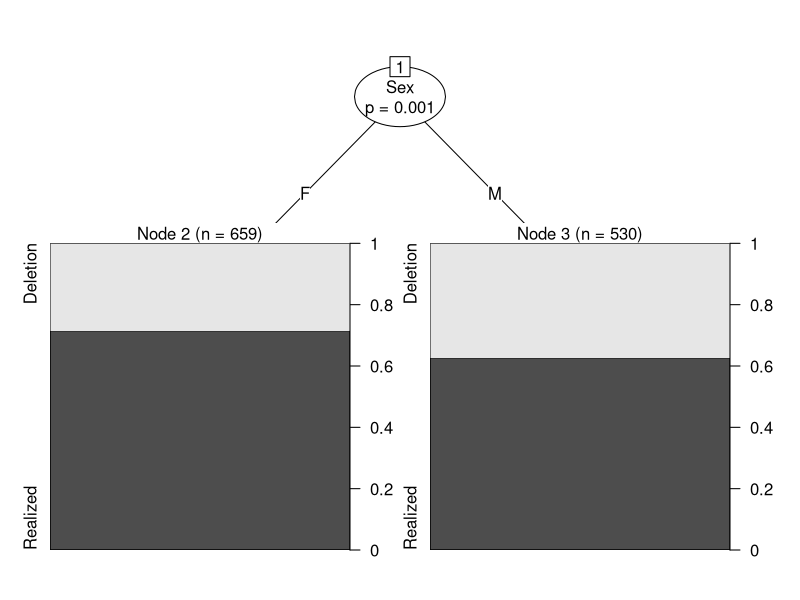
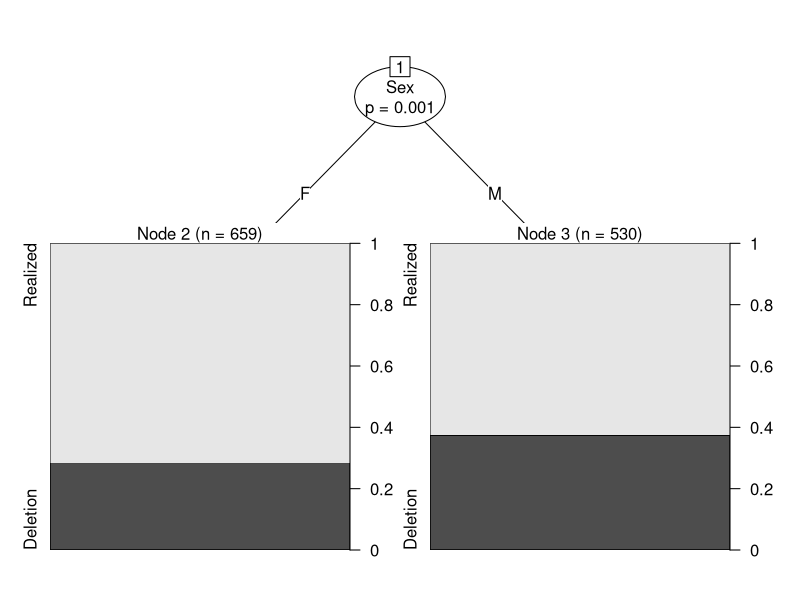
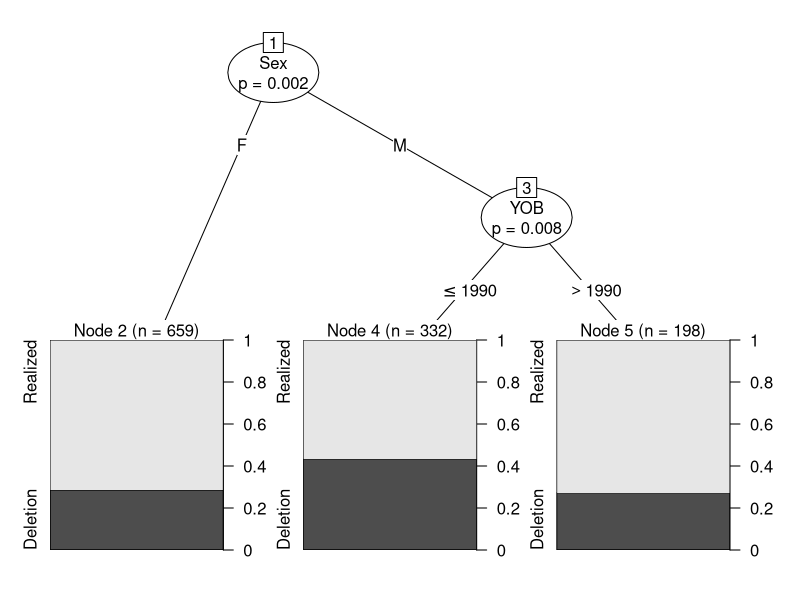
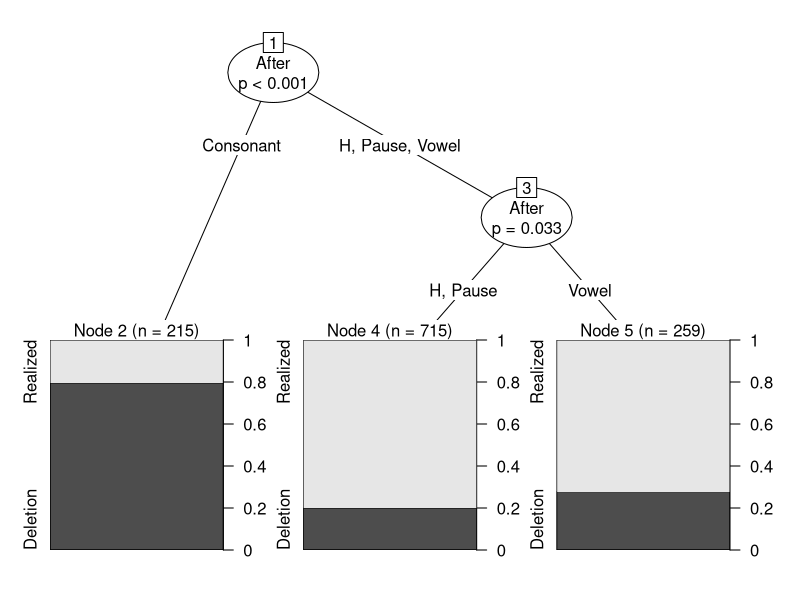

These charts were generated, in order, by the following R code:
## ---- chunk 1
#| echo: false
# source("renv/activate.R")
## ---- chunk 2
knitr::opts_chunk$set(echo = TRUE)
knitr::opts_chunk$set(tidy='styler', tidy.opts=list(strict=TRUE, scope="tokens", width.cutoff=50), tidy = TRUE)
## ---- chunk 3
library(tidyverse)
td <- read.delim("Data/deletiondata.txt") %>%
      filter(Before != "Vowel") %>%
      mutate(After.New = recode(After, "H" = "Consonant"),  
             Center.Age = as.numeric(scale(YOB, scale = FALSE)),
             Age.Group = cut(YOB, breaks = c(-Inf, 1944, 1979, Inf), 
                                  labels = c("Old", "Middle", "Young")),
             Phoneme = sub("^(.)(--.*)$", "\\1", Phoneme.Dep.Var),
             Dep.Var.Full = sub("^(.--)(.*)$", "\\2", Phoneme.Dep.Var),
             Phoneme.Dep.Var = NULL) %>%
      mutate_if(is.character, as.factor)

td.young <- td %>% 
            filter(Age.Group == "Young") %>%
            mutate(Center.Age = as.numeric(scale(YOB, scale = FALSE)))

td.middle <- td %>% 
             filter(Age.Group == "Middle") %>%
             mutate(Center.Age = as.numeric(scale(YOB, scale = FALSE)))

td.old <- td %>% 
          filter(Age.Group == "Old") %>%
          mutate(Center.Age = as.numeric(scale(YOB, scale = FALSE)))
## ---- chunk 4
# Make a Conditional Inference Tree testing Sex
library(partykit)
td.ctree <-ctree(Dep.Var~Sex, data = td)
plot(td.ctree)
## ---- chunk 5
# Reorder levels of Dep.Var
td$Dep.Var <-factor(td$Dep.Var, levels= c("Realized", "Deletion"))

# Make a Conditional Inference Tree testing Sex
td.ctree <-ctree(Dep.Var~Sex, data = td)
plot(td.ctree)
## ---- chunk 6
# Make a Conditional Inference Tree testing YOB and Sex
td.ctree <-ctree(Dep.Var~YOB+Sex, data = td)
plot(td.ctree)
## ---- chunk 7
td.ctree <-ctree(Dep.Var~After, data = td)
plot(td.ctree)
